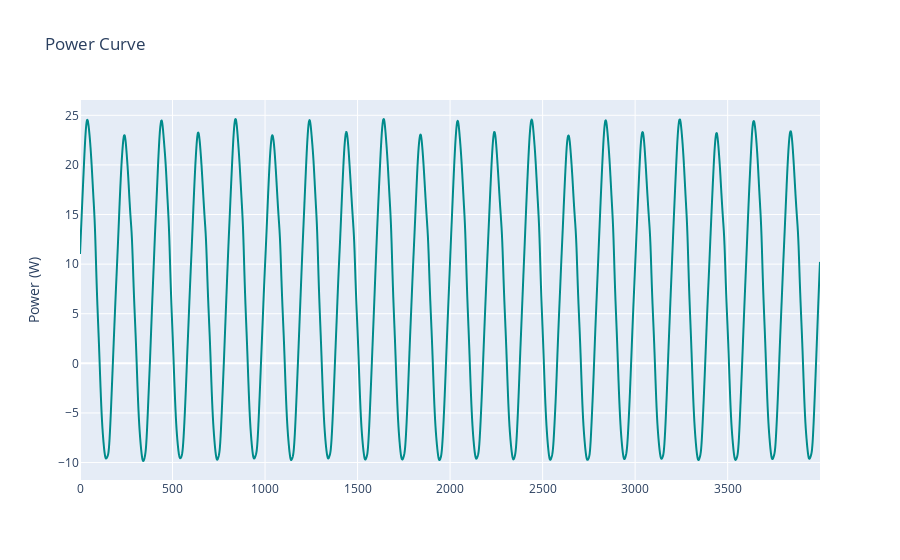

Notebook code for this chart:
### Code cell
fig = go.Figure()

fig.add_trace(go.Scatter(
            y = P1,
            line =  dict(shape =  'spline', color = 'darkcyan'),
            name = 'P1',
            ))

fig.update_layout(
    title='Power Curve',
    # xaxis_title='',
    yaxis_title='Power (W)',
)

fig.show()

### Figure 1 — Plotly figure (JSON) as saved in the notebook; plotly's stock layout.template omitted (floating-point values rounded to 4 significant figures; data arrays with more than 128 entries replaced by an {"elided": "..."} marker saying what was removed)
{"data": [{"line": {"color": "darkcyan", "shape": "spline"}, "name": "P1", "type": "scatter", "y": {"elided": "4000 float values"}}], "layout": {"title": {"text": "Power Curve"}, "yaxis": {"title": {"text": "Power (W)"}}}}
